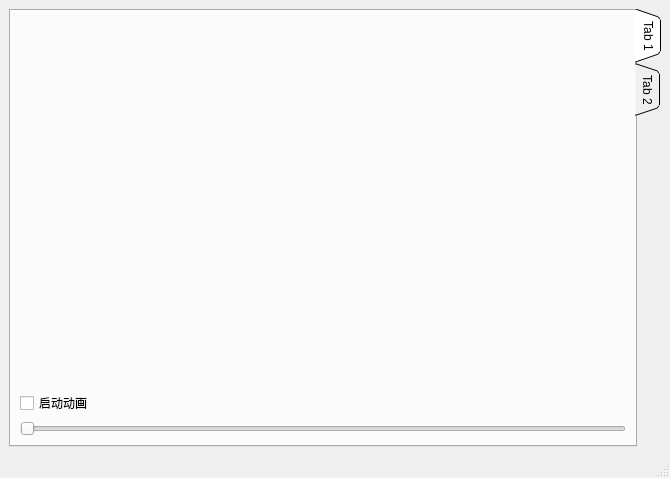
<?xml version="1.0" encoding="UTF-8"?>
<ui version="4.0">
 <class>CustomControlDemo</class>
 <widget class="QMainWindow" name="CustomControlDemo">
  <property name="geometry">
   <rect>
    <x>0</x>
    <y>0</y>
    <width>670</width>
    <height>478</height>
   </rect>
  </property>
  <property name="windowTitle">
   <string>CustomControlDemo</string>
  </property>
  <widget class="QWidget" name="centralwidget">
   <layout class="QVBoxLayout" name="verticalLayout">
    <item>
     <widget class="QTabWidget" name="tabWidget">
      <property name="tabPosition">
       <enum>QTabWidget::East</enum>
      </property>
      <property name="tabShape">
       <enum>QTabWidget::Triangular</enum>
      </property>
      <property name="currentIndex">
       <number>0</number>
      </property>
      <widget class="QWidget" name="tabCarDashBoard">
       <attribute name="title">
        <string>Tab 1</string>
       </attribute>
       <layout class="QVBoxLayout" name="verticalLayout_2">
        <item>
         <widget class="CarDashBoard" name="wCarDashBoard" native="true"/>
        </item>
        <item>
         <widget class="QCheckBox" name="chkCarDashBoard">
          <property name="text">
           <string>启动动画</string>
          </property>
         </widget>
        </item>
        <item>
         <widget class="QSlider" name="sliderCarDashBoard">
          <property name="maximum">
           <number>280</number>
          </property>
          <property name="orientation">
           <enum>Qt::Horizontal</enum>
          </property>
         </widget>
        </item>
       </layout>
      </widget>
      <widget class="QWidget" name="tab_2">
       <attribute name="title">
        <string>Tab 2</string>
       </attribute>
      </widget>
     </widget>
    </item>
   </layout>
  </widget>
  <widget class="QMenuBar" name="menubar">
   <property name="geometry">
    <rect>
     <x>0</x>
     <y>0</y>
     <width>670</width>
     <height>21</height>
    </rect>
   </property>
  </widget>
  <widget class="QStatusBar" name="statusbar"/>
 </widget>
 <customwidgets>
  <customwidget>
   <class>CarDashBoard</class>
   <extends>QWidget</extends>
   <header location="global">CarDashBoard/cardashboard.h</header>
   <container>1</container>
  </customwidget>
 </customwidgets>
 <resources/>
 <connections/>
</ui>
